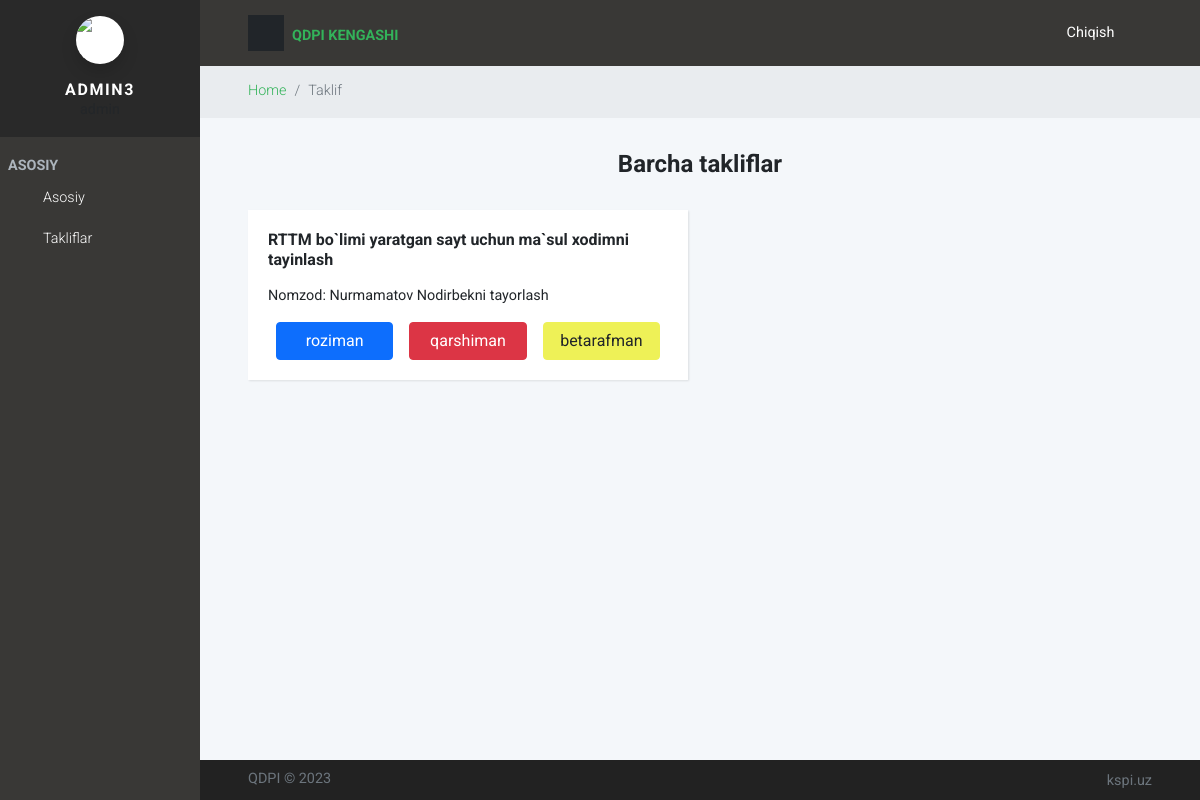
The page /taklif_azo/ (signed in) on the database its author committed.
### users/models.py (models this page shows)
class User(AbstractUser):
    Lavozim = (
        ('admin', 'Admin'),
        ('azo', 'Azo')
    )
    lavozim = models.CharField(max_length=100, choices=Lavozim)

### ovoz/models.py (models this page shows)
class Taklif(models.Model):
    name = models.CharField(max_length=255)
    nomzod = models.CharField(max_length=255)
    vaqt = models.IntegerField(blank=True)
    boshlanish_vaqti = models.CharField(max_length=100, blank=True)
    tugash_vaqti = models.CharField(max_length=100, blank=True)
    yoqish = models.BooleanField(default=False)
    tugash = models.BooleanField(default=False)
    xal = models.BooleanField(default=False)

### ovoz/views.py (the view)
# urls.py: path('taklif_azo/', taklif_azo, name='taklif_azo'),
@csrf_exempt
def taklif_azo(request):
    try:
        bugun = datetime.today()
        data = Taklif.objects.filter(yoqish=True).filter(tugash=False)
        for d in data:
            tugash = f'{d.tugash_vaqti}'
            sana = f'{bugun}'
            if tugash[:16] <= sana[:16]:
                taklif = Taklif.objects.get(id=d.id)
                taklif.tugash = True
                taklif.save()
    except:
        data = ''
    context = {
        'data':data,
    }
    return render(request, 'ovoz/taklif_azo.html', context)

### templates/ovoz/taklif_azo.html (shortened to what this page needs)
{% load static %}
<!DOCTYPE html>
<html>
  <head>
    <link rel="stylesheet" href="{% static '/vendor/choices.js/public/assets/styles/choices.min.css' %}" />
    <link rel="stylesheet" href="{% static '/vendor/overlayscrollbars/css/OverlayScrollbars.min.css' %}" />
    <link rel="stylesheet" href="{% static '/css/style.default.css' %}" id="theme-stylesheet" />
    <link rel="stylesheet" href="{% static '/css/custom.css' %}" />
  </head>
<body>
  {% if user.is_authenticated %}
  {% if user.lavozim == 'azo' %}
  <nav class="side-navbar">
    <div class="side-navbar-inner">
      <div class="sidebar-header d-flex align-items-center justify-content-center p-3 mb-3">
        <div class="sidenav-header-inner text-center"><img class="img-fluid rounded-circle avatar mb-3"
            src="{% static '/img/user.png' %}" alt="person">
          <h2 class="h5 text-white text-uppercase mb-0">{{user.username}}</h2>
          <p class="text-sm mb-0 text-muted">admin</p>
        </div>
      </div>
      <span class="text-uppercase text-gray-500 text-sm fw-bold letter-spacing-0 mx-lg-2 heading">Asosiy</span>
      <ul class="list-unstyled">
        <li class="sidebar-item">
          <a class="sidebar-link" href="{% url 'home' %}">
            <svg class="svg-icon svg-icon-sm svg-icon-heavy me-2">
              <use xlink:href="#real-estate-1"> </use>
            </svg>
            Asosiy
          </a>
        </li>
        <li class="sidebar-item">
          <a class="sidebar-link" href="{% url 'taklif_azo' %}">
            <svg class="svg-icon svg-icon-sm svg-icon-heavy me-2">
              <use xlink:href="#portfolio-grid-1"> </use>
            </svg>
            Takliflar
          </a>
        </li>
      </ul>
    </div>
  </nav>
  <div class="page">
    <header class="header mb-5 pb-3">
      <nav class="nav navbar fixed-top">
        <div class="container-fluid">
          <div class="d-flex align-items-center justify-content-between w-100">
            <div class="d-flex align-items-center">
              <a class="menu-btn d-flex align-items-center justify-content-center p-2 bg-gray-900" id="toggle-btn"
                href="#">
                <svg class="svg-icon svg-icon-sm svg-icon-heavy text-white">
                  <use xlink:href="#menu-1"> </use>
                </svg></a><a class="navbar-brand ms-2" href="{% url 'home' %}">
                <div class="brand-text d-none d-md-inline-block text-uppercase letter-spacing-0">
                  <strong class="text-primary text-sm">QDPI kengashi</strong>
                </div>
              </a>
            </div>
            <ul class="nav-menu mb-0 list-unstyled d-flex flex-md-row align-items-md-center">
              <li class="nav-item"><a class="nav-link text-white text-sm ps-0" href="{% url 'logout' %}"> <span
                    class="d-none d-sm-inline-block">Chiqish</span>
                  <svg class="svg-icon svg-icon-xs svg-icon-heavy">
                    <use xlink:href="#security-1"> </use>
                  </svg></a></li>
            </ul>
          </div>
        </div>
      </nav>
    </header>
    <div class="bg-gray-200 text-sm">
      <div class="container-fluid">
        <nav aria-label="breadcrumb">
          <ol class="breadcrumb mb-0 py-3">
            <li class="breadcrumb-item"><a class="fw-light" href="{% url 'home' %}">Home</a></li>
            <li class="breadcrumb-item active fw-light" aria-current="page">Taklif </li>
          </ol>
        </nav>
      </div>
    </div>
    <header class="py-4">
      <div class="container-fluid py-2">
        <h1 class="h1 mb-0 text-center">Barcha takliflar</h1>
      </div>
    </header>
    <section>
      <div class="container-fluid">
        <div class="row">
          {% for d in data %}
          <div class="col-sm-6">
            <div class="card">
              <div class="card-body">
                <h5 class="card-title">{{d.name}}</h5>
                <p class="card-text">Nomzod: {{d.nomzod}}ni tayorlash</p>
                <div class="d-flex justify-content-between align-items-center w-100">
                  <a href="{% url 'roziman' d.pk %}" style="width: 120px;" class="btn btn-primary rounded-2 mx-2">roziman</a>
                  <a href="{% url 'qarshiman' d.pk %}" style="width: 120px;" class="btn btn-danger rounded-2 mx-2">qarshiman</a>
                  <a href="{% url 'betarafman' d.pk %}" style="width: 120px;" class="btn btn-yellow rounded-2 mx-2">betarafman</a>
                </div>
              </div>
            </div>
          </div>
          {% endfor %}
        </div>
      </div>
    </section>
    <footer class="main-footer w-100 position-absolute bottom-0 start-0 py-2" style="background: #222">
      <div class="container-fluid">
        <div class="row text-center gy-3">
          <div class="col-sm-6 text-sm-start">
            <p class="mb-0 text-sm text-gray-600">QDPI &copy; 2023</p>
          </div>
          <div class="col-sm-6 text-sm-end">
            <a href="https://kspi.uz" class="external">
              <p class="mb-0 text-sm text-gray-600">kspi.uz </p>
            </a>
          </div>
        </div>
      </div>
    </footer>
  </div>
  {% endif %}
  {% endif %}
</body>
</html>

### static/css/custom.css (style rules this page uses)
.card-body { display: block !important; padding: 0; }
@media screen and (min-width: 768px) { .card-body { padding: 20px; } }

### rows shown on the page
User: username "ADMIN3"
Taklif: name "RTTM bo`limi yaratgan sayt uchun ma`sul xodimni tayinlash", nomzod "Nurmamatov Nodirbek"
